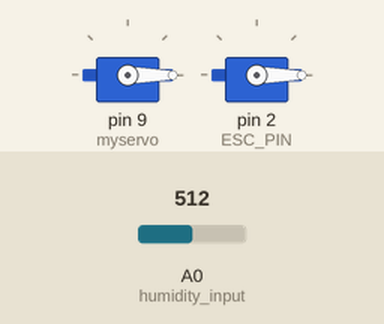
Recording of a sketch running on a simulated Arduino Uno, built with avr-gcc and run on an emulated ATmega328P. Shown: 2 × servo. Inputs (shaded band) come from the test bench; at power-on: A0 (humidity_input) = 512.

Above: at 1.2 s.
1.3 s: A0 (humidity_input) set to 107
2.8 s: A0 (humidity_input) set to 92
At 3.7 s:
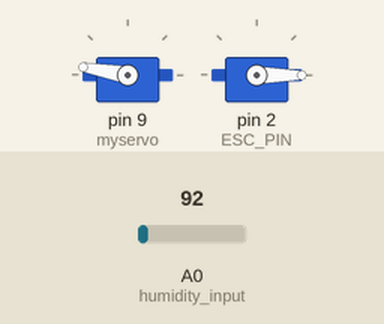
Timing chart, 0 to 5.8 s (numbered marks = the images above; inputs shaded):
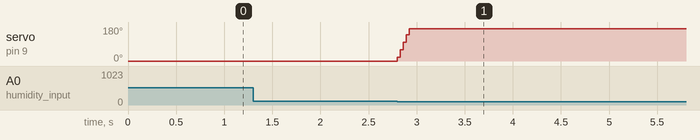

Measured:
- the behaviour switches between 100 and 99 on A0 (humidity_input) (found by bisection; images 0 and 1)
- after the input at 1.3 s, every drawn part: stays the same
- after the input at 2.8 s, servo on pin 9 (myservo): 0° → 170° at once

The sketch:

motortestcombine_with_servomotor_2_.ino
```cpp
#include <Servo.h>
Servo myservo;

int humidity_input = A0 ; //anolog input for humidity
int humidity_val; //accept the value from detector

int servo_pin = 9;

int current_degree = 0;//current angle of servo motor
int threshold_for_rotation = 100;//will be changed later

#define ESC_PIN 2
Servo esc;
double Serial_value = 0.0;
double Speed;

unsigned long previousMillisServo = 0;
const long intervalServo = 15; // Execute every 15 milliseconds

unsigned long previousMillisESC = 0;
const long intervalESC = 1000; // Execute every 1000 milliseconds


void setup() {
  //setup for servo
  myservo.attach(9);
  myservo.write(current_degree);

  // Setup for brushless motor
  esc.attach(ESC_PIN, 1000, 2000);
  esc.write(0);


}

void loop() {
  unsigned long currentMillis = millis();

  if(currentMillis - previousMillisServo >= intervalServo)
  {
    previousMillisServo = currentMillis;
    humidity_val = analogRead(humidity_input);
    if (myservo.read() > 170 && humidity_val < threshold_for_rotation )
    {
      current_degree = 0;
      myservo.write(current_degree);
      while(true)
      {
        //do nothing to stop the programm
      }
    }
    else
    {
      if (humidity_val < threshold_for_rotation)
      {
        current_degree += 20;
        if (current_degree >= 170) current_degree = 170;
        myservo.write(current_degree);
      }
    }
  }
  if(currentMillis - previousMillisESC >= intervalESC)
  {
    previousMillisESC = currentMillis;
    while(Serial.available()) {
      double tmp=Serial.parseFloat();

      if (tmp!=0.0){
        Serial_value=tmp;
      }
      if (tmp==1.0){
        Serial_value=0.0;
      }
      Serial.println(Serial_value);
      Speed=(Serial_value/(2450*5))*180;
      Serial.println(Speed);
      esc.write(Speed);
    }
  }

}
```
